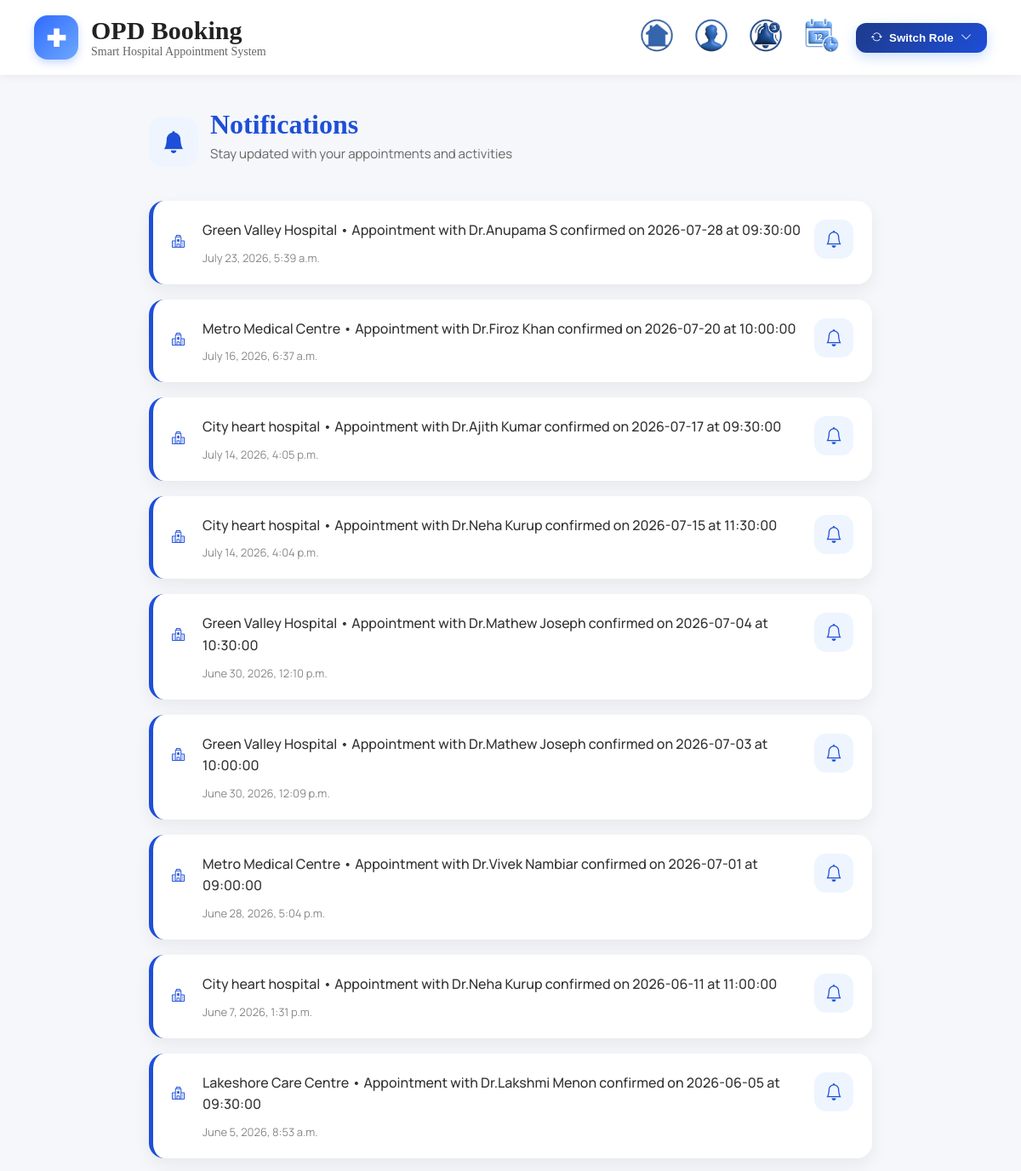
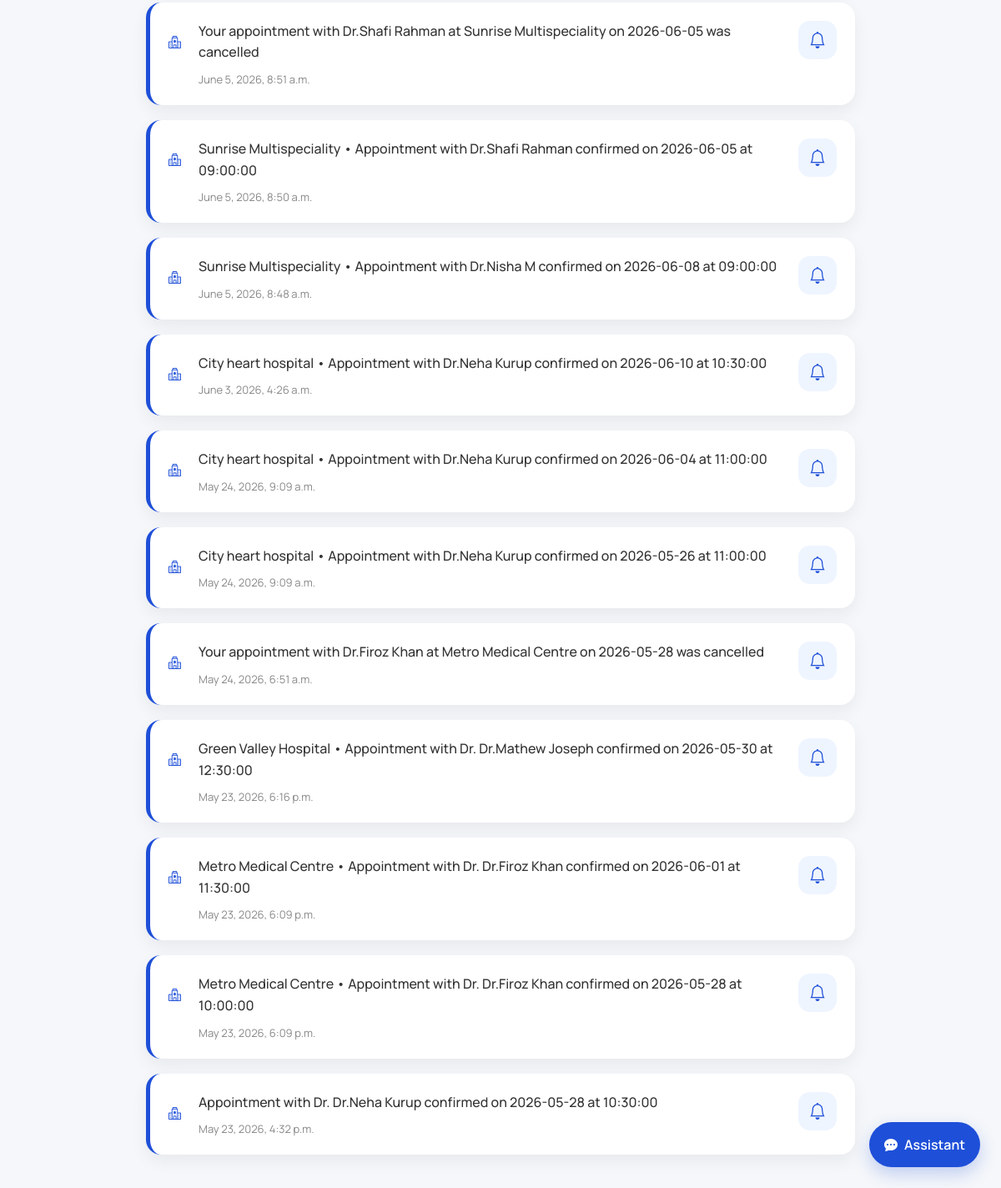
The page /notifications/ (signed in) on the database its author committed (2 pictures, top to bottom).
### opdapp/models.py (models this page shows, shortened)
class Notification(models.Model):
    user = models.ForeignKey(
        User,
        on_delete=models.CASCADE,
        null=True,
        blank=True
    )
    patient = models.ForeignKey(
        Patient,
        on_delete=models.CASCADE
    )
    appointment = models.ForeignKey(
        Appointment,
        on_delete=models.CASCADE,
        null=True,
        blank=True
    )
    message = models.TextField()
    created_at = models.DateTimeField(auto_now_add=True)
    NOTIFICATION_TYPES = [
    ("Booking", "Booking"),
    ("Cancelled", "Cancelled"),
    ("Rescheduled", "Rescheduled"),
    ("Reminder", "Reminder"),
    ]
    notification_type = models.CharField(
        max_length=20,
        choices=NOTIFICATION_TYPES
    )

### opdapp/views.py (the view)
# urls.py: path('notifications/', views.notifications, name='notifications'),
@login_required(login_url='/login/')
def notifications(request):
    notes = Notification.objects.filter(
        user=request.user   # 🔥 key change
    ).order_by('-created_at')
    return render(request, "notifications.html", {
        "notes": notes
    })

### opdapp/templates/notifications.html (shortened to what this page needs)
{% extends 'base.html' %}
{% load static %}
{% block content %}
<div style="
    max-width:850px;
    margin:40px auto;
    padding:0 20px;
">
    <div style="
        display:flex;
        align-items:center;
        gap:14px;
        margin-bottom:30px;
    ">
        <div style="
            width:58px;
            height:58px;
            border-radius:16px;
            background:#eef5ff;
            display:flex;
            align-items:center;
            justify-content:center;
        ">
            <i class="bi bi-bell-fill"
               style="
                color:#1e4fd8;
                font-size:26px;
               ">
            </i>
        </div>
        <div>
            <h2 style="
                margin:0;
                color:#1e4fd8;
                font-size:32px;
                font-weight:700;
                font-family:'poppins';
            ">
                Notifications
            </h2>
            <p style="
                margin-top:5px;
                color:#666;
                font-size:15px;
            ">
                Stay updated with your appointments and activities
            </p>
        </div>
    </div>
    {% if notes %}
        {% for n in notes %}
        <div style="
            background:white;
            border-radius:18px;
            padding:22px;
            margin-bottom:18px;
            box-shadow:0 8px 20px rgba(0,0,0,0.06);
            transition:0.3s;
            border-left:5px solid #1e4fd8;
        ">
            <div style="
                display:flex;
                justify-content:space-between;
                align-items:flex-start;
                gap:15px;
            ">
            <p style="
    color:#1e4fd8;
    font-size:15px;
    font-weight:700;
    margin-bottom:8px;
">
    <i class="bi bi-hospital"
       style="margin-right:6px;"></i>
</p>
                <div style="flex:1;">
                    <p style="
                        margin:0 0 10px 0;
                        color:#333;
                        font-size:16px;
                        line-height:1.6;
                        font-weight:500;
                    ">
                        {{ n.message }}
                    </p>
                    <p style="
                        margin:0;
                        color:#888;
                        font-size:13px;
                    ">
                        {{ n.created_at }}
                    </p>
                </div>
                <div style="
                    width:46px;
                    height:46px;
                    border-radius:14px;
                    background:#eef5ff;
                    display:flex;
                    align-items:center;
                    justify-content:center;
                    flex-shrink:0;
                ">
                    <i class="bi bi-bell"
                       style="
                        color:#1e4fd8;
                        font-size:20px;
                       ">
                    </i>
                </div>
            </div>
        </div>
        {% endfor %}
    {% endif %}
</div>
{% endblock %}

### opdapp/templates/base.html (style rules this page uses)
body { background:#f5f7fa; font-family:'Manrope', sans-serif; margin:0; }

### rows shown on the page
Notification: message "Green Valley Hospital • Appointment with Dr.Anupama S confirmed on 2026-07-28 at 09:30:00", created_at "July 23, 2026, 5:39 a.m."
Notification: message "Metro Medical Centre • Appointment with Dr.Firoz Khan confirmed on 2026-07-20 at 10:00:00", created_at "July 16, 2026, 6:37 a.m."
Notification: message "City heart hospital • Appointment with Dr.Ajith Kumar confirmed on 2026-07-17 at 09:30:00", created_at "July 14, 2026, 4:05 p.m."
Notification: message "City heart hospital • Appointment with Dr.Neha Kurup confirmed on 2026-07-15 at 11:30:00", created_at "July 14, 2026, 4:04 p.m."
Notification: message "Green Valley Hospital • Appointment with Dr.Mathew Joseph confirmed on 2026-07-04 at 10:30:00", created_at "June 30, 2026, 12:10 p.m."
Notification: message "Green Valley Hospital • Appointment with Dr.Mathew Joseph confirmed on 2026-07-03 at 10:00:00", created_at "June 30, 2026, 12:09 p.m."
Notification: message "Metro Medical Centre • Appointment with Dr.Vivek Nambiar confirmed on 2026-07-01 at 09:00:00", created_at "June 28, 2026, 5:04 p.m."
Notification: message "City heart hospital • Appointment with Dr.Neha Kurup confirmed on 2026-06-11 at 11:00:00", created_at "June 7, 2026, 1:31 p.m."
Notification: message "Lakeshore Care Centre • Appointment with Dr.Lakshmi Menon confirmed on 2026-06-05 at 09:30:00", created_at "June 5, 2026, 8:53 a.m."
Notification: message "Your appointment with Dr.Shafi Rahman at Sunrise Multispeciality on 2026-06-05 was cancelled", created_at "June 5, 2026, 8:51 a.m."
Notification: message "Sunrise Multispeciality • Appointment with Dr.Shafi Rahman confirmed on 2026-06-05 at 09:00:00", created_at "June 5, 2026, 8:50 a.m."
Notification: message "Sunrise Multispeciality • Appointment with Dr.Nisha M confirmed on 2026-06-08 at 09:00:00", created_at "June 5, 2026, 8:48 a.m."
Notification: message "City heart hospital • Appointment with Dr.Neha Kurup confirmed on 2026-06-10 at 10:30:00", created_at "June 3, 2026, 4:26 a.m."
Notification: message "City heart hospital • Appointment with Dr.Neha Kurup confirmed on 2026-06-04 at 11:00:00", created_at "May 24, 2026, 9:09 a.m."
Notification: message "City heart hospital • Appointment with Dr.Neha Kurup confirmed on 2026-05-26 at 11:00:00", created_at "May 24, 2026, 9:09 a.m."
Notification: message "Your appointment with Dr.Firoz Khan at Metro Medical Centre on 2026-05-28 was cancelled", created_at "May 24, 2026, 6:51 a.m."
Notification: message "Green Valley Hospital • Appointment with Dr. Dr.Mathew Joseph confirmed on 2026-05-30 at 12:30:00", created_at "May 23, 2026, 6:16 p.m."
Notification: message "Metro Medical Centre • Appointment with Dr. Dr.Firoz Khan confirmed on 2026-06-01 at 11:30:00", created_at "May 23, 2026, 6:09 p.m."
Notification: message "Metro Medical Centre • Appointment with Dr. Dr.Firoz Khan confirmed on 2026-05-28 at 10:00:00", created_at "May 23, 2026, 6:09 p.m."
Notification: message "Appointment with Dr. Dr.Neha Kurup confirmed on 2026-05-28 at 10:30:00", created_at "May 23, 2026, 4:32 p.m."
